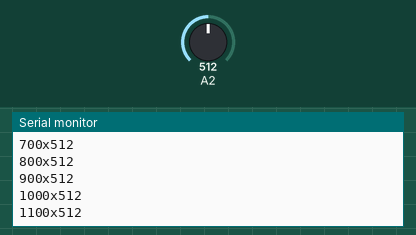
The sketch below on a simulated Arduino Uno, built with avr-gcc and run on an emulated ATmega328P. Parts: the last lines printed to the serial monitor. Inputs (shaded band) come from the test bench; at power-on: A2 = 512.

Above: at 1.2 s.
1.3 s: A2 set to 716
At 1.31 s:
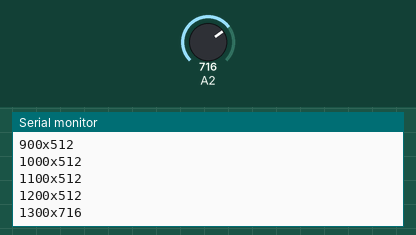
2.8 s: A2 set to 900
At 2.81 s:
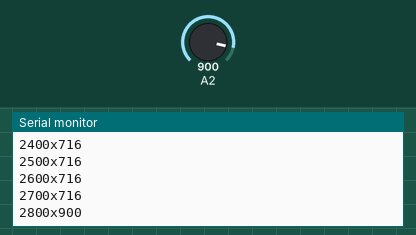
Timing chart, 0 to 5.8 s (numbered marks = the images above; inputs shaded):
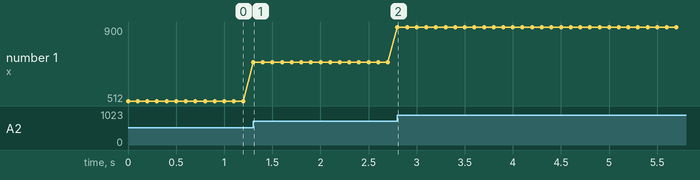

The sketch:

ST00PY.ino
```cpp
unsigned long t = 0;
unsigned long t_old = -1;
int Fp = 10; // częstotliwość próbkowania
int T = 1000/Fp;

void setup()
{
  Serial.begin(57600);
  pinMode(A2, INPUT);
}

void loop()
{
  t = millis(); // odczyt aktualnego czasu uc
  if (t%T == 0 && t != t_old) // jeśli t jest wielokrotnością okresu T
                              // i nie było jeszcze zbierane obywa się próbkowanie
  {
    Serial.print(t);
    Serial.print('x');
    Serial.println(analogRead(A2));
  }
  t_old = t;
}
```

Measured:
- after the input at 1.3 s, the serial monitor: prints a new line at once (image 1)
- plotted number 1: 512 → 716 after the input at 1.3 s
